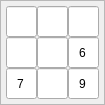
   <widget class="QFrame" name="frame_29">
    <property name="geometry">
     <rect>
      <x>575</x>
      <y>28</y>
      <width>101</width>
      <height>101</height>
     </rect>
    </property>
    <property name="minimumSize">
     <size>
      <width>0</width>
      <height>0</height>
     </size>
    </property>
    <property name="maximumSize">
     <size>
      <width>135</width>
      <height>135</height>
     </size>
    </property>
    <property name="styleSheet">
     <string notr="true"/>
    </property>
    <property name="frameShape">
     <enum>QFrame::StyledPanel</enum>
    </property>
    <property name="frameShadow">
     <enum>QFrame::Raised</enum>
    </property>
    <layout class="QGridLayout" name="gridLayout_29">
     <property name="leftMargin">
      <number>5</number>
     </property>
     <property name="topMargin">
      <number>5</number>
     </property>
     <property name="rightMargin">
      <number>5</number>
     </property>
     <property name="bottomMargin">
      <number>5</number>
     </property>
     <property name="spacing">
      <number>0</number>
     </property>
     <item row="1" column="2">
      <widget class="QLineEdit" name="cell_1_17">
       <property name="enabled">
        <bool>true</bool>
       </property>
       <property name="minimumSize">
        <size>
         <width>31</width>
         <height>31</height>
        </size>
       </property>
       <property name="maximumSize">
        <size>
         <width>31</width>
         <height>31</height>
        </size>
       </property>
       <property name="font">
        <font>
         <pointsize>9</pointsize>
        </font>
       </property>
       <property name="inputMask">
        <string>9</string>
       </property>
       <property name="text">
        <string>6</string>
       </property>
       <property name="alignment">
        <set>Qt::AlignCenter</set>
       </property>
       <property name="readOnly">
        <bool>true</bool>
       </property>
      </widget>
     </item>
     <item row="0" column="2">
      <widget class="QLineEdit" name="cell_0_17">
       <property name="enabled">
        <bool>true</bool>
       </property>
       <property name="minimumSize">
        <size>
         <width>31</width>
         <height>31</height>
        </size>
       </property>
       <property name="maximumSize">
        <size>
         <width>31</width>
         <height>31</height>
        </size>
       </property>
       <property name="font">
        <font>
         <pointsize>9</pointsize>
        </font>
       </property>
       <property name="inputMask">
        <string>9</string>
       </property>
       <property name="text">
        <string/>
       </property>
       <property name="alignment">
        <set>Qt::AlignCenter</set>
       </property>
       <property name="readOnly">
        <bool>true</bool>
       </property>
      </widget>
     </item>
     <item row="1" column="1">
      <widget class="QLineEdit" name="cell_1_16">
       <property name="enabled">
        <bool>true</bool>
       </property>
       <property name="minimumSize">
        <size>
         <width>31</width>
         <height>31</height>
        </size>
       </property>
       <property name="maximumSize">
        <size>
         <width>31</width>
         <height>31</height>
        </size>
       </property>
       <property name="font">
        <font>
         <pointsize>9</pointsize>
        </font>
       </property>
       <property name="inputMask">
        <string>9</string>
       </property>
       <property name="text">
        <string/>
       </property>
       <property name="alignment">
        <set>Qt::AlignCenter</set>
       </property>
       <property name="readOnly">
        <bool>true</bool>
       </property>
      </widget>
     </item>
     <item row="1" column="0">
      <widget class="QLineEdit" name="cell_1_15">
       <property name="enabled">
        <bool>true</bool>
       </property>
       <property name="minimumSize">
        <size>
         <width>31</width>
         <height>31</height>
        </size>
       </property>
       <property name="maximumSize">
        <size>
         <width>31</width>
         <height>31</height>
        </size>
       </property>
       <property name="font">
        <font>
         <pointsize>9</pointsize>
        </font>
       </property>
       <property name="inputMask">
        <string>9</string>
       </property>
       <property name="text">
        <string/>
       </property>
       <property name="alignment">
        <set>Qt::AlignCenter</set>
       </property>
       <property name="readOnly">
        <bool>true</bool>
       </property>
      </widget>
     </item>
     <item row="2" column="1">
      <widget class="QLineEdit" name="cell_2_16">
       <property name="enabled">
        <bool>true</bool>
       </property>
       <property name="minimumSize">
        <size>
         <width>31</width>
         <height>31</height>
        </size>
       </property>
       <property name="maximumSize">
        <size>
         <width>31</width>
         <height>31</height>
        </size>
       </property>
       <property name="font">
        <font>
         <pointsize>9</pointsize>
        </font>
       </property>
       <property name="inputMask">
        <string>9</string>
       </property>
       <property name="text">
        <string/>
       </property>
       <property name="alignment">
        <set>Qt::AlignCenter</set>
       </property>
       <property name="readOnly">
        <bool>true</bool>
       </property>
      </widget>
     </item>
     <item row="2" column="0">
      <widget class="QLineEdit" name="cell_2_15">
       <property name="enabled">
        <bool>true</bool>
       </property>
       <property name="minimumSize">
        <size>
         <width>31</width>
         <height>31</height>
        </size>
       </property>
       <property name="maximumSize">
        <size>
         <width>31</width>
         <height>31</height>
        </size>
       </property>
       <property name="font">
        <font>
         <pointsize>9</pointsize>
        </font>
       </property>
       <property name="inputMask">
        <string>9</string>
       </property>
       <property name="text">
        <string>7</string>
       </property>
       <property name="alignment">
        <set>Qt::AlignCenter</set>
       </property>
       <property name="readOnly">
        <bool>true</bool>
       </property>
      </widget>
     </item>
     <item row="2" column="2">
      <widget class="QLineEdit" name="cell_2_17">
       <property name="enabled">
        <bool>true</bool>
       </property>
       <property name="minimumSize">
        <size>
         <width>31</width>
         <height>31</height>
        </size>
       </property>
       <property name="maximumSize">
        <size>
         <width>31</width>
         <height>31</height>
        </size>
       </property>
       <property name="font">
        <font>
         <pointsize>9</pointsize>
        </font>
       </property>
       <property name="inputMask">
        <string>9</string>
       </property>
       <property name="text">
        <string>9</string>
       </property>
       <property name="alignment">
        <set>Qt::AlignCenter</set>
       </property>
       <property name="readOnly">
        <bool>true</bool>
       </property>
      </widget>
     </item>
     <item row="0" column="1">
      <widget class="QLineEdit" name="cell_0_16">
       <property name="enabled">
        <bool>true</bool>
       </property>
       <property name="minimumSize">
        <size>
         <width>31</width>
         <height>31</height>
        </size>
       </property>
       <property name="maximumSize">
        <size>
         <width>31</width>
         <height>31</height>
        </size>
       </property>
       <property name="font">
        <font>
         <pointsize>9</pointsize>
        </font>
       </property>
       <property name="inputMask">
        <string>9</string>
       </property>
       <property name="text">
        <string/>
       </property>
       <property name="alignment">
        <set>Qt::AlignCenter</set>
       </property>
       <property name="readOnly">
        <bool>true</bool>
       </property>
      </widget>
     </item>
     <item row="0" column="0">
      <widget class="QLineEdit" name="cell_0_15">
       <property name="enabled">
        <bool>true</bool>
       </property>
       <property name="minimumSize">
        <size>
         <width>31</width>
         <height>31</height>
        </size>
       </property>
       <property name="maximumSize">
        <size>
         <width>31</width>
         <height>31</height>
        </size>
       </property>
       <property name="font">
        <font>
         <pointsize>9</pointsize>
        </font>
       </property>
       <property name="inputMask">
        <string>9</string>
       </property>
       <property name="text">
        <string/>
       </property>
       <property name="alignment">
        <set>Qt::AlignCenter</set>
       </property>
       <property name="readOnly">
        <bool>true</bool>
       </property>
      </widget>
     </item>
    </layout>
   </widget>
